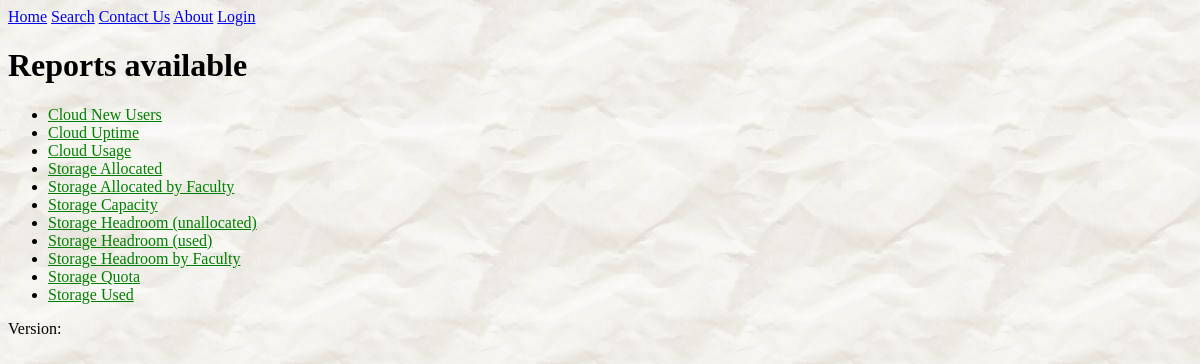
Page /reports/ on the earlier database version.
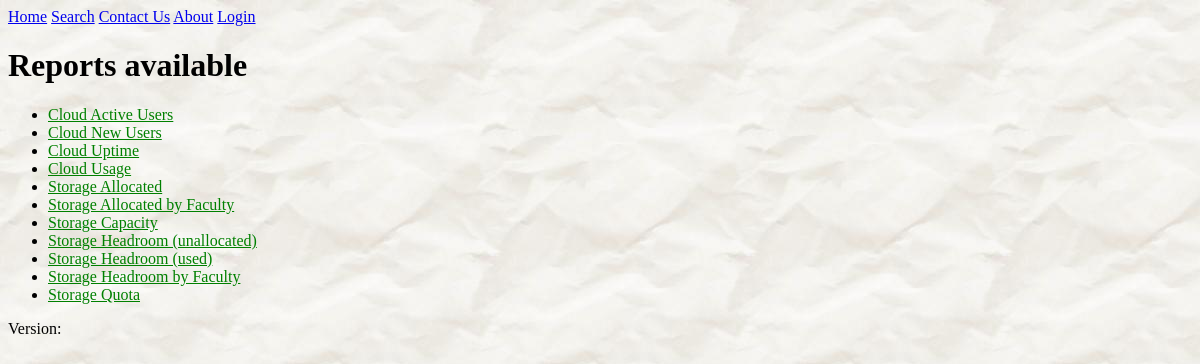
Same page on the later database version.
### reports/models.py (models this page shows, shortened)
class Report(models.Model):
    report_title = models.CharField(max_length=100)
    pub_date = models.DateTimeField('date published')
    d3_file_name = models.CharField(max_length=100, default='.js')
    description = models.TextField(blank=True, null=True)
    def was_published_recently(self):
        """
        Return True if was published in the last day, False otherwise

        >>> import datetime
        >>> from django.utils import timezone
        >>> from reports.models import Report
        >>> future_report = Report(pub_date=timezone.now()+ datetime.timedelta(days=30), report_title="Futurama")
        >>> future_report.was_published_recently()
        False
        """
        now = timezone.now()
        return now - datetime.timedelta(days=1) <= self.pub_date <= now
    was_published_recently.admin_order_field = 'pub_date'
    was_published_recently.boolean = True
    was_published_recently.short_description = 'Published recently?'

### reports/views.py (the view)
class BrowseView(generic.ListView):
    template_name = 'reports/reports.html'
    context_object_name = 'latest_report_list'
    def get_queryset(self):
        reports = Report.objects.filter(pub_date__lte=timezone.now())
        selected_set = self.request.GET.get('set', '')
        if selected_set == 'cloud':
            reports = reports.filter(report_title__startswith='Cloud')
        elif selected_set == 'storage':
            reports = reports.filter(report_title__startswith='Storage')
        return reports.order_by('report_title')[:11]

### reports/templates/reports/reports.html (shortened to what this page needs)
{%  extends 'base.html' %}
{%  block h1 %}Reports available{%  endblock %}
{%  block content %}
{% if latest_report_list %}
    <ul>
        {% for report in latest_report_list %}
            <li><a href="{% url 'reports:detail' report.id %}">{{ report.report_title }}</a></li>
        {% endfor %}
    </ul>
{% else %}
    <p>No reports are available.</p>
{% endif %}
{% endblock %}

Differences in the rows shown:
no longer on this page (row unchanged): Report: report_title "Storage Used"
added Report: report_title "Cloud Active Users"
